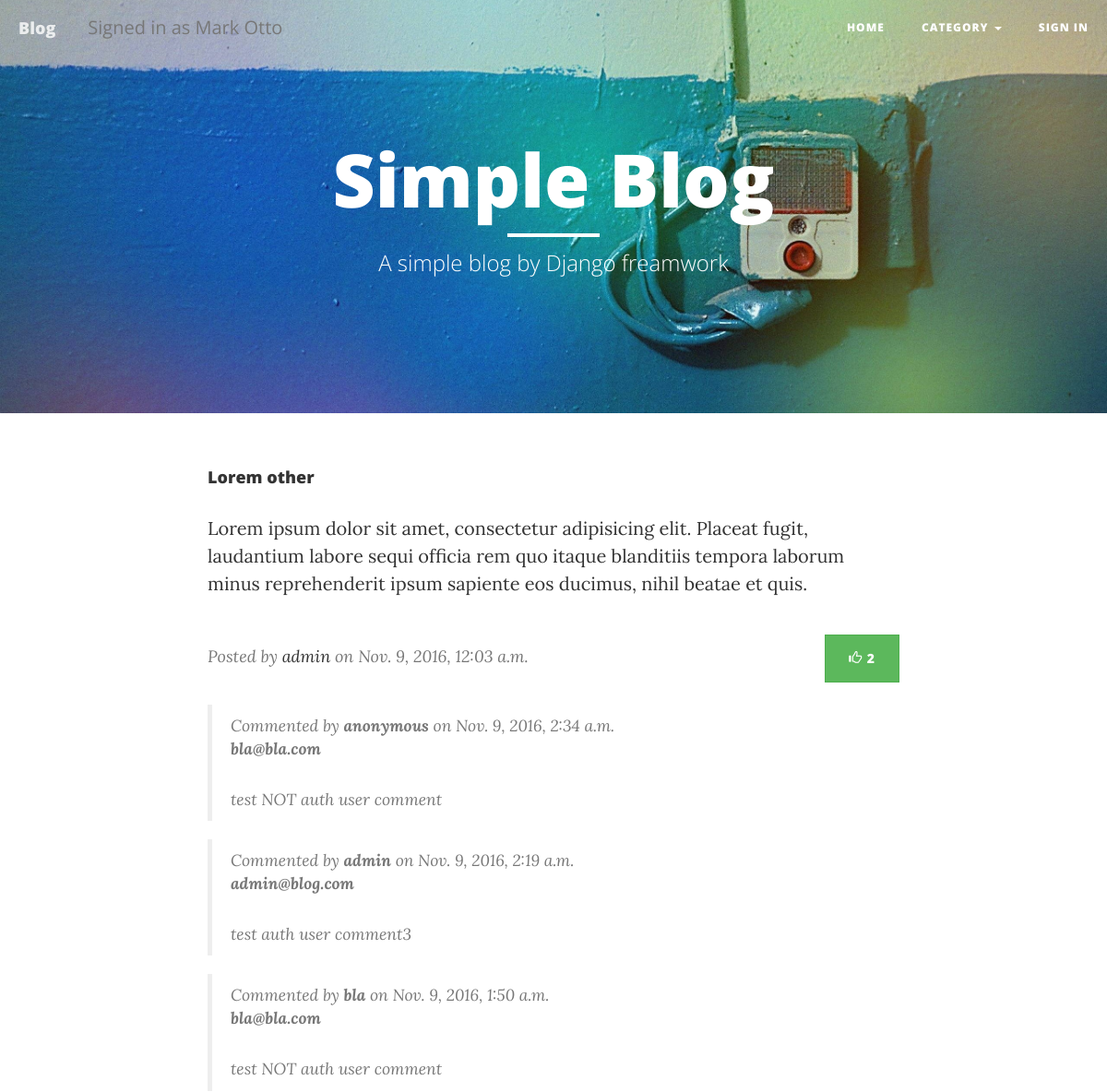
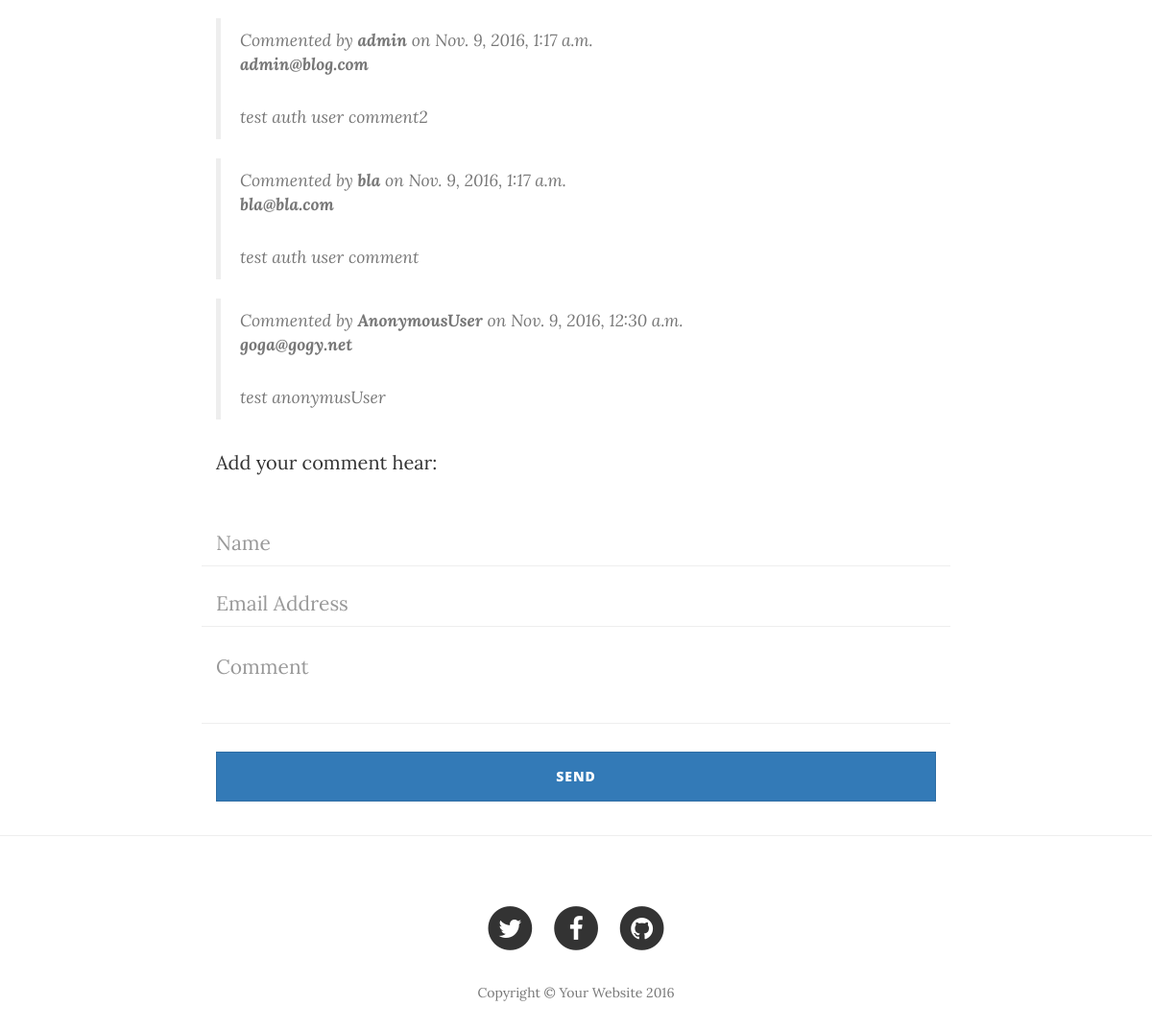
Screenshot of /post/3/ with the database file from the repository (2 pictures, top to bottom).
### blog/models.py (models this page shows, shortened)
class Post(models.Model):
	author = models.ForeignKey('auth.User', default='auth.User')
	category = models.ForeignKey(Category)
	title = models.CharField(max_length=200)
	text = models.TextField()
	likes = models.IntegerField(default=0)
	created_date = models.DateTimeField(default=timezone.now)
	published_date = models.DateTimeField(blank=True, null=True)

class Comment(models.Model):
	author = models.CharField(max_length=200)
	text = models.TextField()
	email = models.EmailField()
	post = models.ForeignKey(Post)
	created_date = models.DateTimeField(default=timezone.now)

### blog/views.py (the view)
# urls.py: url(r'^post/(?P<pk>[0-9]+)/$', views.post_detail, name='post_detail'),
def post_detail(request, pk):
	user = auth.get_user(request)
	post = get_object_or_404(Post, pk=pk)
	comments = Comment.objects.filter(post=pk).order_by('-created_date')
	if request.method == 'POST':
		form = CommentForm(request.POST)
		if form.is_valid():
			comment = form.save(commit=False)
			if user.is_authenticated():
				comment.author = user.username
				comment.email = user.email
			else:
				comment.author = 'anonymous'
			comment.post = post
			comment.save()
			return redirect('blog.views.post_detail', pk=pk)
	else:
		form = CommentForm()
	return render(request, 'post_detail.html', {'post': post,
												'comments': comments,
												'form': form,
												'categories':CATEGORIES,
												'username': user.username})

### blog/forms.py
class CommentForm(forms.ModelForm):
	class Meta:
		model = Comment
		fields = ['author', 'email', 'text']
		widgets = {
					'author': forms.TextInput(attrs={'class': 'form-control', 'placeholder': 'Name'}),
					'email': forms.EmailInput(attrs={'class': 'form-control', 'placeholder': 'Email Address'}),
					'text': forms.Textarea(attrs={'class': 'form-control', 'rows': 2, 'placeholder': 'Comment'}),
				}

### templates/post_detail.html (shortened to what this page needs)
{% extends 'base.html' %}
{% block content %}
	<div class="post-preview">
		<h4>
			{{ post.title }}
		</h4>
		<p>{{ post.text }}</p>
		{% if post.published_date %}
			<p class="post-meta"  style="float: left; margin-top: 20px">
				Posted by <a href="#">{{ post.author }}</a> on {{ post.published_date }}
			</p>
			<h4 style="float: right">
				<a class="btn btn-success" href="{% url 'add_like' pk=post.pk %}">
					<span class="glyphicon glyphicon-thumbs-up"></span> {{ post.likes }}
				</a>
			</h4><br><br><br>
			{% include "comments.html" %}
		{% endif %}
	</div>
{% endblock content %}

### templates/comments.html (shortened to what this page needs)
{% for comment in comments %}
	<blockquote>
		Commented by <b>{{ comment.author }}</b> on {{comment.created_date}}
		<br><b>{{ comment.email }}</b>
		<p>
			{{ comment.text }}
		</p>
	</blockquote>
{% endfor %}
<p>Add your comment hear:</p>
<form method="POST" class="comment-form">
	<div class="row control-group">
		<div class="form-group col-xs-12 floating-label-form-group controls">
			{{ form.author }}
		</div>
	</div>
	<div class="row control-group">
		<div class="form-group col-xs-12 floating-label-form-group controls">
			{{ form.email }}
		</div>
	</div>
	<div class="row control-group">
		<div class="form-group col-xs-12 floating-label-form-group controls">
			{{ form.text }}
		</div>
	</div><br>
	<div class="row">
		<div class="form-group col-xs-12">
			<button type="submit" class="btn btn-primary" style="width: 100%">Send</button>
		</div>
	</div>
</form>

### rows the page displays
Post: title "Lorem other", text "Lorem ipsum dolor sit amet, consectetur adipisicing elit. Placeat fugit, laudantium labore sequi officia rem quo itaque blanditiis tempora laborum minus reprehenderit ipsum sapiente eos ducimus, nihil beatae et quis.", author "admin", published_date "Nov. 9, 2016, 12:03 a.m.", likes "2"
Comment: author "anonymous", created_date "Nov. 9, 2016, 2:34 a.m.", email "bla@bla.com", text "test NOT auth user comment"
Comment: author "admin", created_date "Nov. 9, 2016, 2:19 a.m.", email "admin@blog.com", text "test auth user comment3"
Comment: author "bla", created_date "Nov. 9, 2016, 1:50 a.m.", email "bla@bla.com", text "test NOT auth user comment"
Comment: author "admin", created_date "Nov. 9, 2016, 1:17 a.m.", email "admin@blog.com", text "test auth user comment2"
Comment: author "bla", created_date "Nov. 9, 2016, 1:17 a.m.", email "bla@bla.com", text "test auth user comment"
Comment: author "AnonymousUser", created_date "Nov. 9, 2016, 12:30 a.m.", email "goga@gogy.net", text "test anonymusUser"
